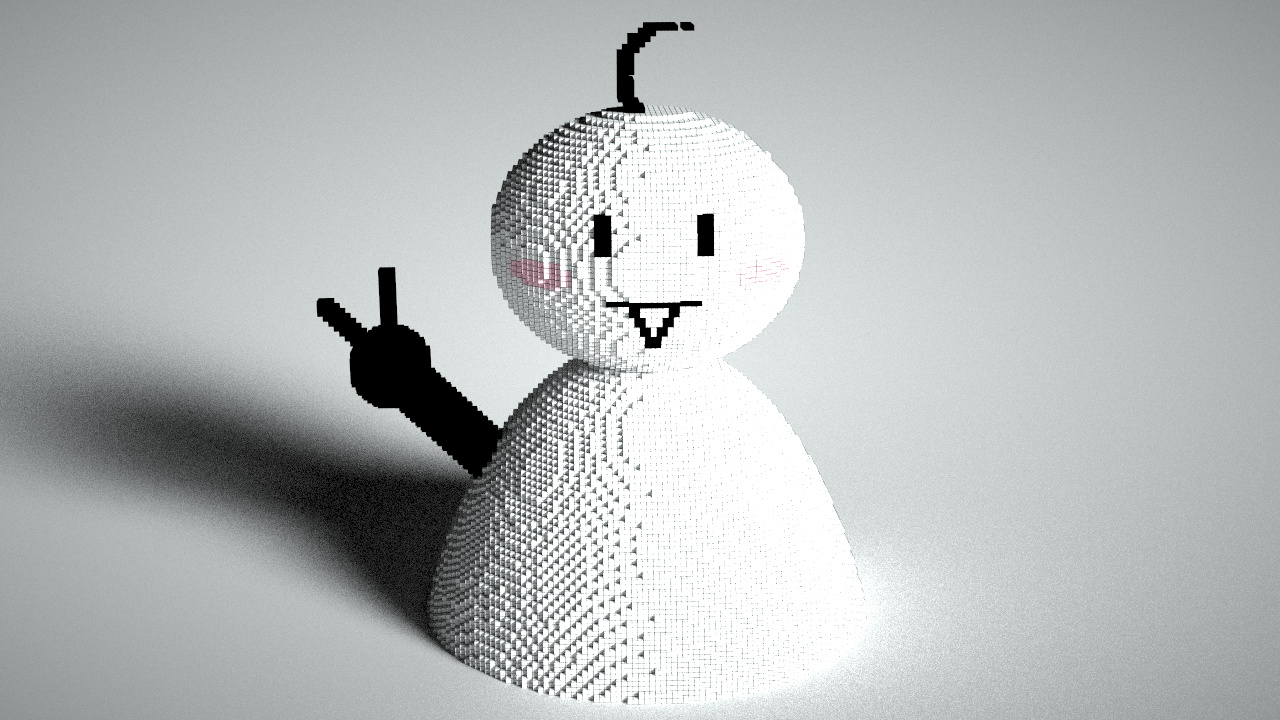

Reproduce this figure in Python.
from unittest import result
from matplotlib.colors import rgb2hex
from scene import Scene
import taichi as ti
from taichi.math import *
# inspired by https://t.bilibili.com/520981951078003843?tab=2
scene = Scene()
scene.set_floor(-1, vec3(1, 1, 1))
scene.set_background_color((0.2, 0.2, 0.2))
scene.set_background_color((1, 1, 1))
scene.set_directional_light((1, 0.5, 1), 0.3, (0.85, 0.9, 0.9))


# 2d
@ti.func
def sdUnevenCapsule(p, r1, r2, h):
    p.x = abs(p.x)
    b = (r1-r2)/h
    a = ti.sqrt(1.0-b*b)
    k = dot(p, vec2(-b, a))
    result = dot(p, vec2(a, b)) - r1
    if(k < 0.0):
        result = p.norm() - r1
    if(k > a*h):
        result = (p-vec2(0.0, h)).norm() - r2
    return result


@ti.func
def sdMoon(p, d, ra, rb):
    p.y = abs(p.y)
    a = (ra*ra - rb*rb + d*d)/(2.0*d)
    b = ti.sqrt(max(ra*ra-a*a, 0.0))
    result = max((p.norm()-ra), -((p-vec2(d, 0)).norm()-rb))
    if(d*(p.x*b-p.y*a) > d*d*max(b-p.y, 0.0)):
        result = (p-vec2(a, b)).norm()
    return result

# 3d


@ti.func
def sdEllipsoid(p, r):
    k0 = (p/r).norm()
    k1 = (p/(r*r)).norm()
    p.x = 0
    return k0*(k0-1.0)/k1


@ti.func
def sdCapsule(p, a, b, r):
    pa = p - a
    ba = b - a
    h = clamp(dot(pa, ba)/dot(ba, ba), 0.0, 1.0)
    return (pa - ba*h).norm() - r


@ti.kernel
def initialize_voxels():
    for i, j, k in ti.ndrange((-64, 64), (-64, 64), (-64, 64)):
        if sdMoon(vec2(i, j), 2, 10, 9) < 0 and -5 < k < 5:  # draw dumb hair
            scene.set_voxel(vec3(i, j, k)+vec3(4, 42, 0), 1, vec3(0))
        # if sdUnevenCapsule(vec2(i, j), 5, 20, 30) < 0 and -10 < k < 10:  # left bow tie
        #     scene.set_voxel(rotate3d(vec3(i, j, k)+vec3(20, 20, -20), vec3(0, 0, 1), radians(70)) + vec3(0), 1, vec3(1))
        # if sdUnevenCapsule(vec2(i, j), 5, 20, 30) < 0 and -10 < k < 10:  # right bow tie
        #     scene.set_voxel(rotate3d(vec3(i, j, k)+vec3(-20, 20, -20), vec3(0, 0, 1), radians(-70)) + vec3(0), 1, vec3(1))
        # badminton
        if sdEllipsoid(vec3(i, j+110, k), vec3(50, 100, 50)) < 0:  # draw body
            scene.set_voxel(vec3(i, j, k), 1, vec3(1))
        if sdEllipsoid(vec3(i, j-11, k), vec3(30, 25, 30)) < 0:  # draw head
            scene.set_voxel(vec3(i, j, k), 1, vec3(1))
            for z in range(64):
                if sdEllipsoid(vec3(i, j-11, z), vec3(30, 25, 30)) < 0:
                    # eyes
                    if k > 0 and sdEllipsoid(vec3(ti.abs(i)-9, j-17, k), vec3(2, 4, 3)) < 0:
                        scene.set_voxel(vec3(i, j, z), 1, vec3(0))
                    # blush
                    if k > 0 and sdEllipsoid(vec3(ti.abs(i)-20, j-9, k), vec3(6, 3, 3)) < 0:
                        scene.set_voxel(vec3(i, j, z), 1, vec3(
                            231/255, 153/255, 176/255))  # E799B0
            # top lip
            if k > 0 and sdCapsule(vec3(i, j-11, k), vec3(-8, -6, k), vec3(8, -6, k), 1) < 0:
                scene.set_voxel(vec3(i, j, k), 1, vec3(0))
            # botton lip
            if k > 0 and sdCapsule(vec3(ti.abs(i), j-11, k), vec3(0, -15, k), vec3(4, -6, k), 1) < 0:
                scene.set_voxel(vec3(i, j, k), 1, vec3(0))
        # tomato fry egg punch
        if sdCapsule(vec3(i, j+64, k), vec3(-50, 50, 0), vec3(0), 5) < 0:  # draw awrms
            scene.set_voxel(vec3(i, j, k), 1, vec3(0))
        if vec3(i+50, j+14, k).norm() - 8 < 0:  # fist
            scene.set_voxel(vec3(i, j, k), 1, vec3(0))
        if sdCapsule(vec3(i+50, j+14, k), vec3(-12, 12, 0), vec3(0), 2) < 0:  # tiny
            scene.set_voxel(vec3(i, j, k), 1, vec3(0))
        if sdCapsule(vec3(i+50, j+14, k), vec3(0, 18, 0), vec3(0), 2) < 0:  # perfumed
            scene.set_voxel(vec3(i, j, k), 1, vec3(0))


initialize_voxels()
scene.finish()
